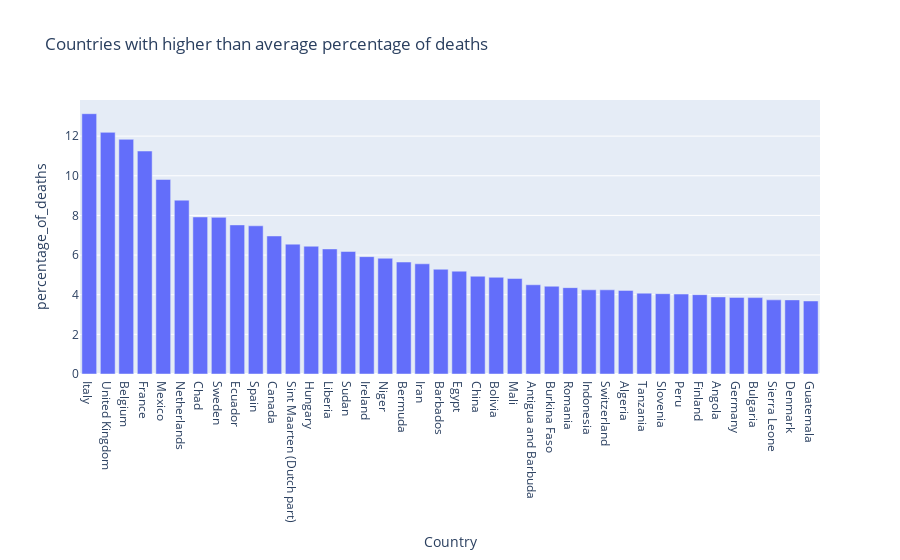

Notebook source saved alongside this figure:
### Markdown cell above
We have 3.6% overall death rate, and as we saw before, there are some countries that overshot this.

### Code cell
figure = px.bar(data.sort_values(by = ["percentage_of_deaths"], ascending=False)[data["percentage_of_deaths"] > 3.6], 
                y = 'percentage_of_deaths', 
                x = 'Country',
                title = "Countries with higher than average percentage of deaths")
figure.show()

### Figure 1 — Plotly figure (JSON) as saved in the notebook; plotly's stock layout.template omitted (floating-point values rounded to 4 significant figures)
{"data": [{"alignmentgroup": "True", "hovertemplate": "Country=%{x}<br>percentage_of_deaths=%{y}<extra></extra>", "legendgroup": "", "marker": {"color": "#636efa", "pattern": {"shape": ""}}, "name": "", "offsetgroup": "", "orientation": "v", "showlegend": false, "textposition": "auto", "type": "bar", "x": ["Italy", "United Kingdom", "Belgium", "France", "Mexico", "Netherlands", "Chad", "Sweden", "Ecuador", "Spain", "Canada", "Sint Maarten (Dutch part)", "Hungary", "Liberia", "Sudan", "Ireland", "Niger", "Bermuda", "Iran", "Barbados", "Egypt", "China", "Bolivia", "Mali", "Antigua and Barbuda", "Burkina Faso", "Romania", "Indonesia", "Switzerland", "Algeria", "Tanzania", "Slovenia", "Peru", "Finland", "Angola", "Germany", "Bulgaria", "Sierra Leone", "Denmark", "Guatemala"], "xaxis": "x", "y": [13.13, 12.19, 11.84, 11.25, 9.813, 8.77, 7.921, 7.901, 7.521, 7.475, 6.964, 6.551, 6.446, 6.309, 6.181, 5.92, 5.839, 5.648, 5.559, 5.284, 5.187, 4.932, 4.879, 4.816, 4.501, 4.428, 4.356, 4.247, 4.246, 4.218, 4.079, 4.052, 4.033, 4.003, 3.888, 3.865, 3.854, 3.739, 3.739, 3.684], "yaxis": "y"}], "layout": {"barmode": "relative", "legend": {"tracegroupgap": 0}, "title": {"text": "Countries with higher than average percentage of deaths"}, "xaxis": {"anchor": "y", "domain": [0, 1], "title": {"text": "Country"}}, "yaxis": {"anchor": "x", "domain": [0, 1], "title": {"text": "percentage_of_deaths"}}}}
